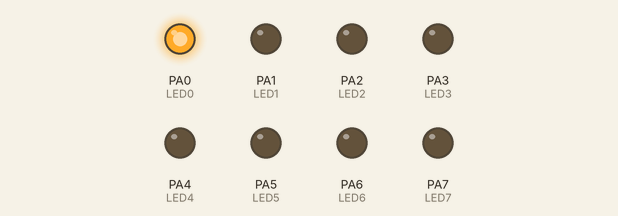
This program was run on a simulated ATmega16, built with avr-gcc and emulated at 1 MHz. On the bench: output pins drawn as LEDs (lit = HIGH).

Above: at 0.5 s.
At 1.5 s:
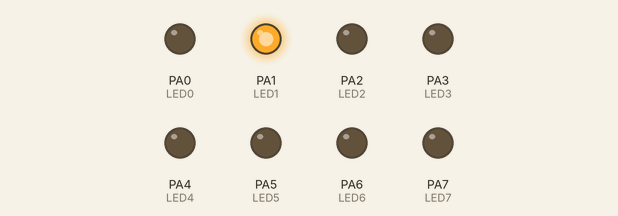
At 4.5 s:
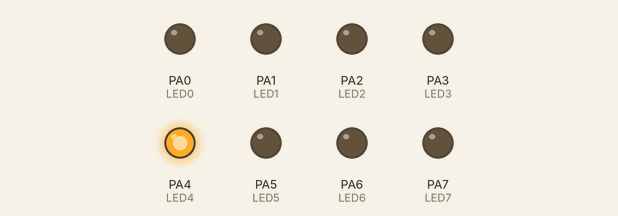
At 8.0 s:
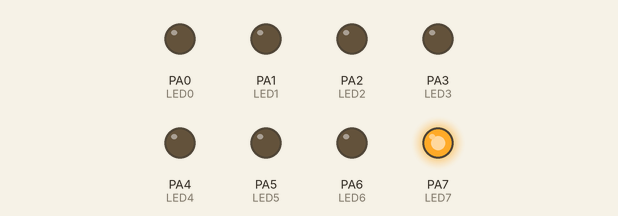
At 13.5 s:
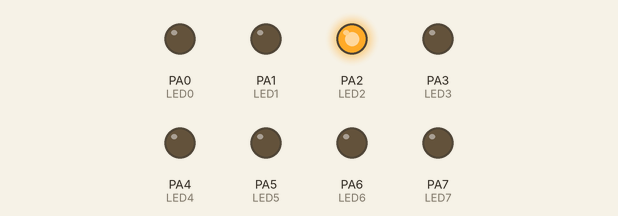
At 19.5 s:
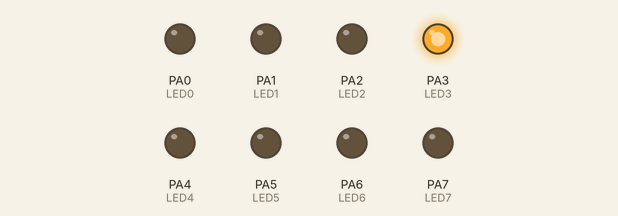
Timing chart, 0 to 20.8 s (numbered marks = the images above):
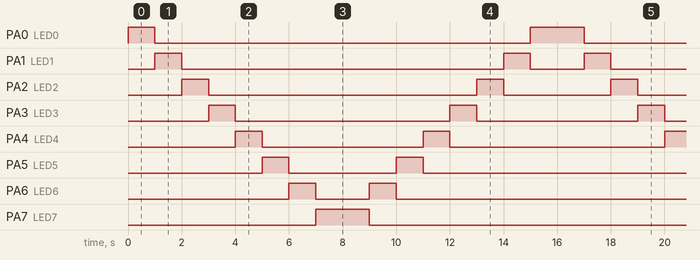

The program:

main.c
```c
/*
 * Led_PingPong_Effect.c
 *
 * Created: 9/7/2024 11:10:32 PM
 * Author : MouhannadlrX
 */

#define F_CPU 1000000UL
#include "STD_TYPES.h"
#include "BIT_MATH.h"

//#include "DIO_interface.h"

#include "LEDS_TEST_interface.h"

#include <util/delay.h>


int main(void)
{
	LED_Type LED0 = {LED_PORTA , LED_PIN0 , ACTIVE_HIGH};
	LED_Type LED1 = {LED_PORTA , LED_PIN1 , ACTIVE_HIGH};
	LED_Type LED2 = {LED_PORTA , LED_PIN2 , ACTIVE_HIGH};
	LED_Type LED3 = {LED_PORTA , LED_PIN3 , ACTIVE_HIGH};
	LED_Type LED4 = {LED_PORTA , LED_PIN4 , ACTIVE_HIGH};
	LED_Type LED5 = {LED_PORTA , LED_PIN5 , ACTIVE_HIGH};
	LED_Type LED6 = {LED_PORTA , LED_PIN6 , ACTIVE_HIGH};
	LED_Type LED7 = {LED_PORTA , LED_PIN7 , ACTIVE_HIGH};

	//Initialization Pins Output For Leds
	LED_voidInit(LED0);
	LED_voidInit(LED1);
	LED_voidInit(LED2);
	LED_voidInit(LED3);
	LED_voidInit(LED4);
	LED_voidInit(LED5);
	LED_voidInit(LED6);
	LED_voidInit(LED7);

   LED_Type Arry_Leds[8] = {LED0,LED1,LED2,LED3,LED4,LED5,LED6,LED7};
    while (1)
    {
		for(u8 i=0 ;i<=7 ;i++)
		{

			LED_voidOn(Arry_Leds[i]);
			_delay_ms(1000);
			LED_voidOff(Arry_Leds[i]);

		}

		for(s8 i=7 ;i>=0 ;i--)
		{

			LED_voidOn(Arry_Leds[i]);
			_delay_ms(1000);
			LED_voidOff(Arry_Leds[i]);
		}
    }
}
```

LEDS_TEST_interface.h
```c
/*
*<<<<<<<<<<<<<<<<<<<<<<<<<<<<<<	   LED_interface.h 	>>>>>>>>>>>>>>>>>>>>>>>>>>>>>>>>>>
*
* Author : Al_Moaiyad Bellah Al_Hemadi
* Layer  : HAL
* Sw     : LED
*
*/


#ifndef _LEDS_TEST_INTERFACE_H_
#define _LEDS_TEST_INTERFACE_H_

//Port Defines
#define LED_PORTA 0
#define LED_PORTB 1
#define LED_PORTC 2
#define LED_PORTD 3


//Pin Defines
#define LED_PIN0 0
#define LED_PIN1 1
#define LED_PIN2 2
#define LED_PIN3 3
#define LED_PIN4 4
#define LED_PIN5 5
#define LED_PIN6 6
#define LED_PIN7 7

// Type Of Active
#define ACTIVE_HIGH 1
#define ACTIVE_LOW  0

// Type Of Shift
#define LED_SHIFT_LEFT  0
#define LED_SHIFT_RIGHT 1

typedef struct
{
	u8 Port;
	u8 Pin;
	u8 Active_State;
}LED_Type;

typedef struct
{
	u8 Port;
	u8 Pin;
	u8 Action_State;
}LED_Action;

 void LED_voidInit(LED_Type LED_Configuration);
 void LED_voidOn(LED_Type LED_Configuration);
 void LED_voidOff(LED_Type LED_Configuration);
 void LED_voidToggle(LED_Type LED_Configuration);

 void  LED_voidShiftEvery_250ms  ( LED_Action LED_Mode);

#endif
```

LEDS_TEST_program.c
```c
/*
*<<<<<<<<<<<<<<<<<<<<<<<<<<<<<<	   LEDS_TEST_program.c 	>>>>>>>>>>>>>>>>>>>>>>>>>>>>>>>>>>
*
* Author : Al_Moaiyad Bellah Al_Hemadi
* Layer  : HAL
* Sw     : LED
*
*/
#include "STD_TYPES.h"
#include "BIT_MATH.h"

#include "DIO_interface.h"

#include "LEDS_TEST_interface.h"


void LED_voidInit(LED_Type LED_Configuration)
{
	DIO_enumSetPinDirection( LED_Configuration.Port ,  LED_Configuration.Pin ,  DIO_PIN_OUTPUT);
}

void LED_voidOn(LED_Type LED_Configuration)
{
	if(LED_Configuration.Active_State == ACTIVE_HIGH)
	{
		DIO_enumSetPinValue( LED_Configuration.Port ,  LED_Configuration.Pin ,  DIO_PIN_HIGH);
	}
	else if (LED_Configuration.Active_State == ACTIVE_LOW)
	{
		DIO_enumSetPinValue( LED_Configuration.Port ,  LED_Configuration.Pin ,  DIO_PIN_LOW);
	}

}

void LED_voidOff(LED_Type LED_Configuration)
{
	if(LED_Configuration.Active_State == ACTIVE_HIGH)
	{
		DIO_enumSetPinValue( LED_Configuration.Port ,  LED_Configuration.Pin ,  DIO_PIN_LOW);
	}
	else if (LED_Configuration.Active_State == ACTIVE_LOW)
	{
		DIO_enumSetPinValue( LED_Configuration.Port ,  LED_Configuration.Pin ,  DIO_PIN_HIGH);
	}

}

void LED_voidToggle(LED_Type LED_Configuration)
{
	DIO_enumTogglePinValue(LED_Configuration.Port ,  LED_Configuration.Pin);
}
```

BIT_MATH.h
```c
/*
*<<<<<<<<<<<<<<<<<<<<<<<<<<<<<<	   BIT_MATH.h 	>>>>>>>>>>>>>>>>>>>>>>>>>>>>>>>>>>
*
* Author : Al_Moaiyad Bellah Al_Hemadi
* Layer  : LIB
*
*
*/
#ifndef BIT_MATH_H_
#define BIT_MATH_H_


#define SET_BIT(reg,bit)     reg|=(1<<bit)
#define CLR_BIT(reg,bit)     reg&=(~(1<<bit))
#define TOG_BIT(reg,bit)     reg^=(1<<bit)
#define GIT_BIT(reg,bit)     (reg&(1<<bit))>>bit

#define IS_BIT_SET(reg,bit)  (reg&(1<<bit))>>bit
#define IS_BIT_CLR(reg,bit)  !((reg&(1<<bit))>>bit)
#define ROR(reg,num)		 reg=(reg<<(REGISTER_SIZE_num))|(reg>>(num))
#define ROL(reg,num)		 reg=(reg>>(REGISTER_SIZE_num))|(reg<<(num))


#endif /* BIT_MATH_H_ */
```

DIO_config.h
```c
/*
*<<<<<<<<<<<<<<<<<<<<<<<<<<<<<<	   DIO_config.h 	>>>>>>>>>>>>>>>>>>>>>>>>>>>>>>>>>>
*
* Author : Al_Moaiyad Bellah Al_Hemadi
* Layer  : MCAL
* Sw     : DIO/GPIO
*
*/


#ifndef _DIO_CONFIG_H_
#define _DIO_CONFIG_H_


#endif
```

DIO_interface.h
```c
/*
*<<<<<<<<<<<<<<<<<<<<<<<<<<<<<<	   DIO_interface.h 	>>>>>>>>>>>>>>>>>>>>>>>>>>>>>>>>>>
*
* Author : Al_Moaiyad Bellah Al_Hemadi
* Layer  : MCAL
* Sw     : DIO/GPIO
*
*/


#ifndef _DIO_INTERFACE_H_
#define _DIO_INTERFACE_H_

typedef enum
 {
	 DIO_NOK,
	 DIO_OK
 }DIO_ErrorStatus;

#define DIO_PIN_OUTPUT  1
#define DIO_PIN_INPUT   0

#define DIO_PORT_OUTPUT  0xff
#define DIO_PORT_INPUT   0

#define DIO_PIN_HIGH   1
#define DIO_PIN_LOW    0

#define DIO_PORT_HIGH   0xff
#define DIO_PORT_LOW    0

#define DIO_PORTA   0
#define DIO_PORTB   1
#define DIO_PORTC   2
#define DIO_PORTD   3

#define DIO_PIN0   0
#define DIO_PIN1   1
#define DIO_PIN2   2
#define DIO_PIN3   3
#define DIO_PIN4   4
#define DIO_PIN5   5
#define DIO_PIN6   6
#define DIO_PIN7   7

DIO_ErrorStatus DIO_enumSetPinDirection(u8 Copy_u8PORT , u8 Copy_u8PIN , u8 Copy_u8DIRECTION);
DIO_ErrorStatus DIO_enumSetPinValue    (u8 Copy_u8PORT , u8 Copy_u8PIN , u8 Copy_u8VALUE    );
DIO_ErrorStatus DIO_enumGitPinValue    (u8 Copy_u8PORT , u8 Copy_u8PIN , u8 *Copy_PtrData   );
DIO_ErrorStatus DIO_enumTogglePinValue (u8 Copy_u8PORT , u8 Copy_u8PIN 					    );


DIO_ErrorStatus DIO_enumSetPortDirection(u8 Copy_u8PORT , u8 Copy_u8DIRECTION   );
DIO_ErrorStatus DIO_enumSetPortValue    (u8 Copy_u8PORT , u8 Copy_u8VALUE       );
void DIO_enumTogglePortValue			(u8 Copy_u8PORT 					    );
DIO_ErrorStatus DIO_enumGitPortValue    (u8 Copy_u8PORT , u8 *Copy_PtrData      );

#endif
```

DIO_private.h
```c
/*
*<<<<<<<<<<<<<<<<<<<<<<<<<<<<<<	   DIO_private.h 	>>>>>>>>>>>>>>>>>>>>>>>>>>>>>>>>>>
*
* Author : Al_Moaiyad Bellah Al_Hemadi
* Layer  : MCAL
* Sw     : DIO/GPIO
*
*/


#ifndef _DIO_PRIVATE_H_
#define _DIO_PRIVATE_H_


/* GROUP A */
#define PORTA_Register  *((volatile u8*)0x3B)
#define DDRA_Register   *((volatile u8*)0x3A)
#define PINA_Register   *((volatile u8*)0x39)


/* GROUP B */
#define PORTB_Register  *((volatile u8*)0x38)
#define DDRB_Register   *((volatile u8*)0x37)
#define PINB_Register   *((volatile u8*)0x36)


/* GROUP C */
#define PORTC_Register  *((volatile u8*)0x35)
#define DDRC_Register   *((volatile u8*)0x34)
#define PINC_Register   *((volatile u8*)0x33)


/* GROUP D */
#define PORTD_Register  *((volatile u8*)0x32)
#define DDRD_Register   *((volatile u8*)0x31)
#define PIND_Register   *((volatile u8*)0x30)


#endif
```

DIO_program.c
```c
/*
*<<<<<<<<<<<<<<<<<<<<<<<<<<<<<<	   DIO_program.c 	>>>>>>>>>>>>>>>>>>>>>>>>>>>>>>>>>>
*
* Author : Al_Moaiyad Bellah Al_Hemadi
* Layer  : MCAL
* Sw     : DIO/GPIO
*
*/

#include "BIT_MATH.h"
#include "STD_TYPES.h"

#include "DIO_interface.h"
#include "DIO_private.h"
#include "DIO_config.h"


DIO_ErrorStatus DIO_enumSetPinDirection(u8 Copy_u8PORT , u8 Copy_u8PIN , u8 Copy_u8DIRECTION)
{
	DIO_ErrorStatus LOC_enumStatus = DIO_OK ;

	if( (Copy_u8PORT <= DIO_PORTD) && (Copy_u8PIN <= DIO_PIN7) )
	{
		if(Copy_u8DIRECTION ==  DIO_PIN_OUTPUT)
		{
			switch(Copy_u8PORT)
			{
				case DIO_PORTA : SET_BIT(DDRA_Register,Copy_u8PIN);break;
				case DIO_PORTB : SET_BIT(DDRB_Register,Copy_u8PIN);break;
				case DIO_PORTC : SET_BIT(DDRC_Register,Copy_u8PIN);break;
				case DIO_PORTD : SET_BIT(DDRD_Register,Copy_u8PIN);break;
			}
		}

		else if(Copy_u8DIRECTION ==  DIO_PIN_INPUT)
		{
			switch(Copy_u8PORT)
			{
				case DIO_PORTA : CLR_BIT(DDRA_Register,Copy_u8PIN);break;
				case DIO_PORTB : CLR_BIT(DDRB_Register,Copy_u8PIN);break;
				case DIO_PORTC : CLR_BIT(DDRC_Register,Copy_u8PIN);break;
				case DIO_PORTD : CLR_BIT(DDRD_Register,Copy_u8PIN);break;
			}
		}

		else
		{
			LOC_enumStatus = DIO_NOK ;
		}
	}

	else
	{
		LOC_enumStatus = DIO_NOK ;
	}

	return LOC_enumStatus;

}

DIO_ErrorStatus DIO_enumSetPinValue    (u8 Copy_u8PORT , u8 Copy_u8PIN , u8 Copy_u8VALUE    )
{
	DIO_ErrorStatus LOC_enumStatus = DIO_OK ;

	if( (Copy_u8PORT <= DIO_PORTD) && (Copy_u8PIN <= DIO_PIN7) )
	{
		if(Copy_u8VALUE  ==  DIO_PIN_HIGH)
		{
			switch(Copy_u8PORT)
			{
				case DIO_PORTA : SET_BIT(PORTA_Register,Copy_u8PIN);break;
				case DIO_PORTB : SET_BIT(PORTB_Register,Copy_u8PIN);break;
				case DIO_PORTC : SET_BIT(PORTC_Register,Copy_u8PIN);break;
				case DIO_PORTD : SET_BIT(PORTD_Register,Copy_u8PIN);break;
			}
		}

		else if(Copy_u8VALUE ==  DIO_PIN_LOW)
		{
			switch(Copy_u8PORT)
			{
				case DIO_PORTA : CLR_BIT(PORTA_Register,Copy_u8PIN);break;
				case DIO_PORTB : CLR_BIT(PORTB_Register,Copy_u8PIN);break;
				case DIO_PORTC : CLR_BIT(PORTC_Register,Copy_u8PIN);break;
				case DIO_PORTD : CLR_BIT(PORTD_Register,Copy_u8PIN);break;
			}
		}

		else
		{
			LOC_enumStatus = DIO_NOK ;
		}

	}

	else
	{
		LOC_enumStatus = DIO_NOK ;
	}

	return LOC_enumStatus;

}

DIO_ErrorStatus DIO_enumGitPinValue    (u8 Copy_u8PORT , u8 Copy_u8PIN , u8 *Copy_PtrData   )
{
	DIO_ErrorStatus LOC_enumStatus = DIO_OK ;

	if( (Copy_u8PORT <= DIO_PORTD) && (Copy_u8PIN <= DIO_PIN7) )
	{
		switch(Copy_u8PORT)
			{
				case DIO_PORTA : *Copy_PtrData = GIT_BIT(PINA_Register,Copy_u8PIN);break;
				case DIO_PORTB : *Copy_PtrData = GIT_BIT(PINB_Register,Copy_u8PIN);break;
				case DIO_PORTC : *Copy_PtrData = GIT_BIT(PINC_Register,Copy_u8PIN);break;
				case DIO_PORTD : *Copy_PtrData = GIT_BIT(PIND_Register,Copy_u8PIN);break;
			}
	}

	else
	{
		LOC_enumStatus = DIO_NOK ;
	}

	return LOC_enumStatus;
}

DIO_ErrorStatus DIO_enumTogglePinValue (u8 Copy_u8PORT , u8 Copy_u8PIN 					 )
{
	DIO_ErrorStatus LOC_enumStatus = DIO_OK ;

	if( (Copy_u8PIN <= DIO_PIN7) )
	{
		switch(Copy_u8PORT)
		{
			case DIO_PORTA : TOG_BIT(PORTA_Register,Copy_u8PIN);break;
			case DIO_PORTB : TOG_BIT(PORTB_Register,Copy_u8PIN);break;
			case DIO_PORTC : TOG_BIT(PORTC_Register,Copy_u8PIN);break;
			case DIO_PORTD : TOG_BIT(PORTD_Register,Copy_u8PIN);break;
		}
	}

	else
	{
		LOC_enumStatus = DIO_NOK ;
	}

	return LOC_enumStatus;
}


DIO_ErrorStatus DIO_enumSetPortDirection(u8 Copy_u8PORT , u8 Copy_u8DIRECTION)
{
	DIO_ErrorStatus LOC_enumStatus = DIO_OK ;

	if( (Copy_u8PORT <= DIO_PORTD) )
	{
		switch(Copy_u8PORT)
			{
				case DIO_PORTA : DDRA_Register = Copy_u8DIRECTION;break;
				case DIO_PORTB : DDRB_Register = Copy_u8DIRECTION;break;
				case DIO_PORTC : DDRC_Register = Copy_u8DIRECTION;break;
				case DIO_PORTD : DDRD_Register = Copy_u8DIRECTION;break;
				default: LOC_enumStatus = DIO_NOK ;break;
			}
	}

	else
	{
		LOC_enumStatus = DIO_NOK ;
	}

	return LOC_enumStatus;
}

DIO_ErrorStatus DIO_enumSetPortValue    (u8 Copy_u8PORT , u8 Copy_u8VALUE    )
{
	DIO_ErrorStatus LOC_enumStatus = DIO_OK ;

	if( (Copy_u8PORT <= DIO_PORTD) )
	{
		switch(Copy_u8PORT)
			{
				case DIO_PORTA : PORTA_Register = Copy_u8VALUE;break;
				case DIO_PORTB : PORTB_Register = Copy_u8VALUE;break;
				case DIO_PORTC : PORTC_Register = Copy_u8VALUE;break;
				case DIO_PORTD : PORTD_Register = Copy_u8VALUE;break;
				default: LOC_enumStatus = DIO_NOK ;break;
			}
	}

	else
	{
		LOC_enumStatus = DIO_NOK ;
	}

	return LOC_enumStatus;
}

void DIO_enumTogglePortValue (u8 Copy_u8PORT 					  )
{
	if( (Copy_u8PORT <= DIO_PORTD) )
	{
		switch(Copy_u8PORT)
			{
				case DIO_PORTA : PORTA_Register = ~ PORTA_Register;break;
				case DIO_PORTB : PORTB_Register = ~ PORTB_Register;break;
				case DIO_PORTC : PORTC_Register = ~ PORTC_Register;break;
				case DIO_PORTD : PORTD_Register = ~ PORTD_Register;break;

			}
	}


}

DIO_ErrorStatus DIO_enumGitPortValue      (u8 Copy_u8PORT , u8 *Copy_PtrData )
{

	DIO_ErrorStatus LOC_enumStatus = DIO_OK ;

	if( (Copy_u8PORT <= DIO_PORTD) )
	{
		switch(Copy_u8PORT)
			{
				case DIO_PORTA : *Copy_PtrData = PINA_Register;break;
				case DIO_PORTB : *Copy_PtrData = PINB_Register;break;
				case DIO_PORTC : *Copy_PtrData = PINC_Register;break;
				case DIO_PORTD : *Copy_PtrData = PIND_Register;break;
				default: LOC_enumStatus = DIO_NOK ;break;
			}
	}

	else
	{
		LOC_enumStatus = DIO_NOK ;
	}

	return LOC_enumStatus;
}
```

STD_TYPES.h
```c
/*
*<<<<<<<<<<<<<<<<<<<<<<<<<<<<<<	   STD_TYPES.h 	>>>>>>>>>>>>>>>>>>>>>>>>>>>>>>>>>>
*
* Author : Al_Moaiyad Bellah Al_Hemadi
* Layer  : LIB
*
*
*/


#ifndef STD_TYPES_H_
#define STD_TYPES_H_


typedef unsigned char   		u8 ;
typedef unsigned short int      u16;
typedef unsigned long int  		u32;
typedef unsigned long long int  u64;
typedef signed char   			s8 ;
typedef signed short int   		s16;
typedef signed long int  		s32;
typedef signed long long int    s64;
typedef float         			f32;
typedef double      		    f64;


#endif /* STD_TYPES_H_ */
```

Measured:
- by itself, PA0 (LED0): repeats every 16.0 s: LOW 14.0 s, HIGH 2.0 s
- by itself, PA1 (LED1): repeats every 16.0 s: LOW 12.0 s, HIGH 1.0 s, LOW 2.0 s, HIGH 1.0 s
- by itself, PA2 (LED2): repeats every 16.0 s: LOW 10.0 s, HIGH 1.0 s, LOW 4.0 s, HIGH 1.0 s
- by itself, PA3 (LED3): repeats every 16.0 s: LOW 8.0 s, HIGH 1.0 s, LOW 6.0 s, HIGH 1.0 s
- by itself, PA4 (LED4): repeats every 16.0 s: LOW 6.0 s, HIGH 1.0 s, LOW 8.0 s, HIGH 1.0 s
- by itself, PA5 (LED5): repeats every 16.0 s: LOW 4.0 s, HIGH 1.0 s, LOW 10.0 s, HIGH 1.0 s
- by itself, PA6 (LED6): repeats every 16.0 s: LOW 2.0 s, HIGH 1.0 s, LOW 12.0 s, HIGH 1.0 s
- by itself, PA7 (LED7): alternates HIGH for 2.0 s and LOW for 14.0 s
